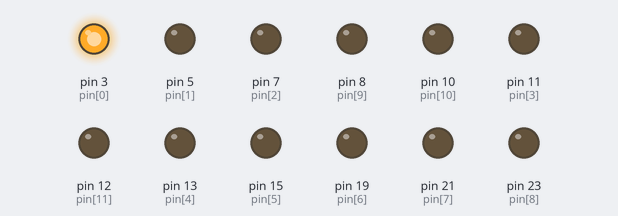
A program run on a simulated Raspberry Pi (header pin numbers). Parts: output pins drawn as LEDs (lit = HIGH).

Above: at 0.05 s.
At 0.75 s:
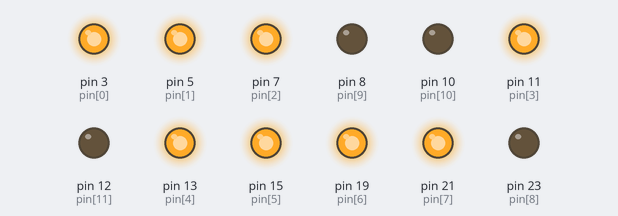
At 1.35 s:
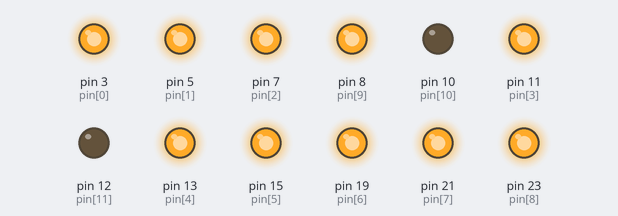
At 2.75 s:
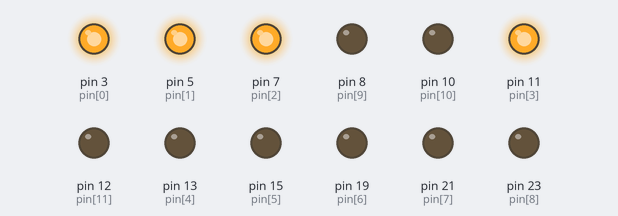
At 4.15 s:
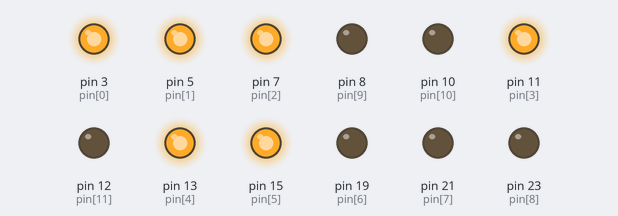
At 5.45 s:
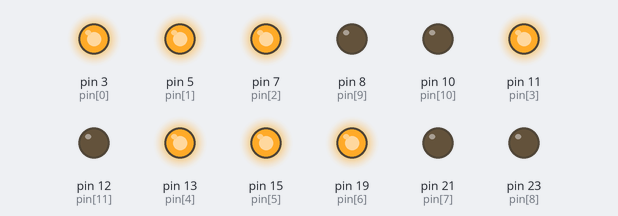
Timing chart, 0 to 5.8 s (numbered marks = the images above):
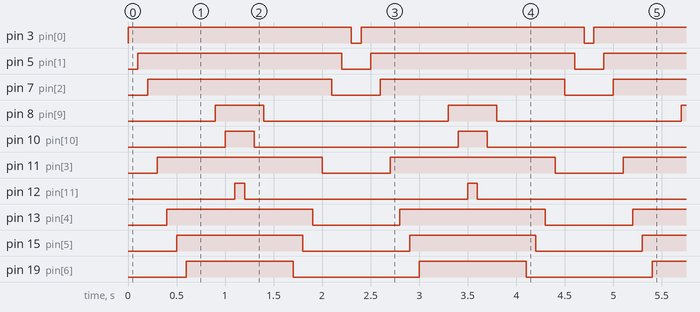

Measured:
- by itself, pin 3 (pin[0]): alternates HIGH for 2.3 s and LOW for 0.10 s
- by itself, pin 5 (pin[1]): alternates HIGH for 2.1 s and LOW for 0.30 s
- by itself, pin 7 (pin[2]): alternates HIGH for 1.9 s and LOW for 0.50 s
- by itself, pin 8 (pin[9]): alternates HIGH for 0.50 s and LOW for 1.9 s
- by itself, pin 10 (pin[10]): alternates HIGH for 0.30 s and LOW for 2.1 s
- by itself, pin 11 (pin[3]): alternates HIGH for 1.7 s and LOW for 0.70 s
- by itself, pin 12 (pin[11]): alternates HIGH for 0.10 s and LOW for 2.3 s
- by itself, pin 13 (pin[4]): alternates HIGH for 1.5 s and LOW for 0.90 s

The program:

level_meter.py
```python
import time
import RPi.GPIO as GPIO

pin=[3,5,7,11,13,15,19,21,23,8,10,12]

# to use Raspberry Pi board pin numbers
GPIO.setmode(GPIO.BOARD)

def setup(p):
  GPIO.setup(pin[p], GPIO.OUT)

def out(p, v):
  GPIO.output(pin[i], v)

for i in range(0, len(pin)): setup(i)

for i in range(0, len(pin)): out(i, 0);

while True:
  for i in range(0, len(pin)):
    out(i, 1);
    time.sleep(0.1)

  for i in range(len(pin)-1, -1, -1):
    out(i, 0);
    time.sleep(0.1)

    ## my
```
